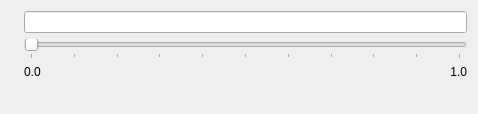
<?xml version="1.0" encoding="UTF-8"?>
<ui version="4.0">
 <class>ParamItem</class>
 <widget class="QWidget" name="ParamItem">
  <property name="geometry">
   <rect>
    <x>0</x>
    <y>0</y>
    <width>478</width>
    <height>114</height>
   </rect>
  </property>
  <property name="sizePolicy">
   <sizepolicy hsizetype="Preferred" vsizetype="Maximum">
    <horstretch>0</horstretch>
    <verstretch>0</verstretch>
   </sizepolicy>
  </property>
  <property name="mouseTracking">
   <bool>true</bool>
  </property>
  <property name="focusPolicy">
   <enum>Qt::NoFocus</enum>
  </property>
  <property name="acceptDrops">
   <bool>false</bool>
  </property>
  <property name="windowTitle">
   <string>Form</string>
  </property>
  <layout class="QVBoxLayout" name="verticalLayout">
   <item>
    <layout class="QGridLayout" name="gridLayout_2">
     <item row="2" column="1">
      <layout class="QHBoxLayout" name="horizontalLayout">
       <item>
        <widget class="QLabel" name="MinLabel">
         <property name="text">
          <string>0.0</string>
         </property>
         <property name="alignment">
          <set>Qt::AlignLeading|Qt::AlignLeft|Qt::AlignTop</set>
         </property>
        </widget>
       </item>
       <item>
        <widget class="QLabel" name="label_3">
         <property name="text">
          <string/>
         </property>
        </widget>
       </item>
       <item>
        <widget class="QLabel" name="MaxLabel">
         <property name="layoutDirection">
          <enum>Qt::LeftToRight</enum>
         </property>
         <property name="text">
          <string>1.0</string>
         </property>
         <property name="alignment">
          <set>Qt::AlignRight|Qt::AlignTop|Qt::AlignTrailing</set>
         </property>
        </widget>
       </item>
      </layout>
     </item>
     <item row="1" column="1">
      <widget class="QSlider" name="paramSlider">
       <property name="mouseTracking">
        <bool>false</bool>
       </property>
       <property name="focusPolicy">
        <enum>Qt::ClickFocus</enum>
       </property>
       <property name="contextMenuPolicy">
        <enum>Qt::NoContextMenu</enum>
       </property>
       <property name="maximum">
        <number>1000</number>
       </property>
       <property name="pageStep">
        <number>100</number>
       </property>
       <property name="tracking">
        <bool>false</bool>
       </property>
       <property name="orientation">
        <enum>Qt::Horizontal</enum>
       </property>
       <property name="tickPosition">
        <enum>QSlider::TicksBelow</enum>
       </property>
       <property name="tickInterval">
        <number>100</number>
       </property>
      </widget>
     </item>
     <item row="2" column="0">
      <widget class="QLabel" name="label">
       <property name="text">
        <string/>
       </property>
      </widget>
     </item>
     <item row="0" column="0">
      <widget class="QLabel" name="paramName">
       <property name="text">
        <string/>
       </property>
      </widget>
     </item>
     <item row="0" column="1">
      <widget class="QLineEdit" name="CurrentValueEdit">
       <property name="maxLength">
        <number>100</number>
       </property>
      </widget>
     </item>
    </layout>
   </item>
  </layout>
 </widget>
 <resources/>
 <connections/>
</ui>
